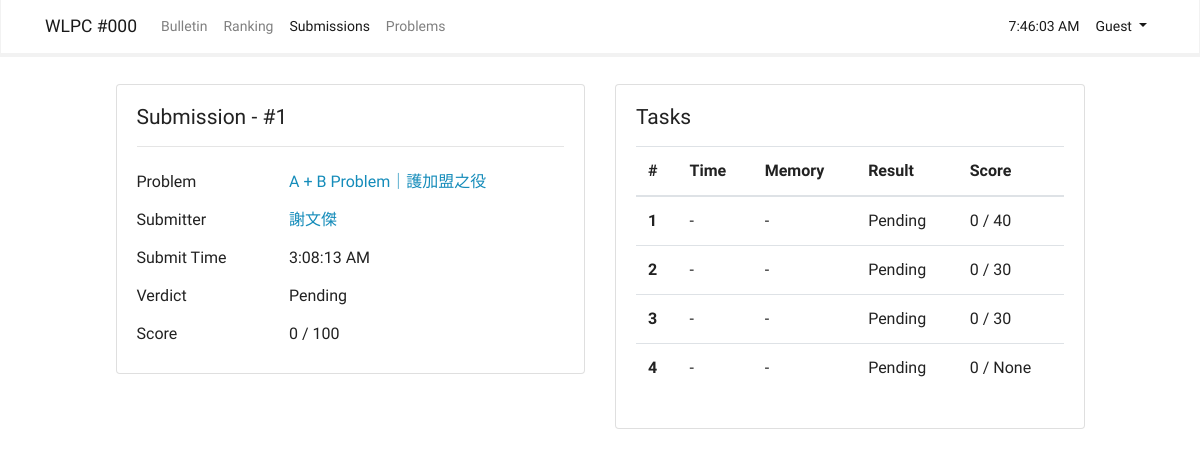
The page /submissions/1 on the database its author committed.
### app/models.py (models this page shows, shortened)
class Submission(db.Model):
    __tablename__ = 'submissions'
    id = db.Column(db.Integer, primary_key = True)
    pid = db.Column(db.Integer)
    uid = db.Column(db.Integer)
    code = db.Column(db.Text)
    code_hash = db.Column(db.String)
    time = db.Column(db.Integer)
    memory = db.Column(db.Integer)
    verdict = db.Column(db.String(10))
    score = db.Column(db.Integer)
    create_time = db.Column(db.DateTime)

class Problem(db.Model):
    __tablename__ = 'problems'
    id = db.Column(db.Integer, primary_key = True)
    title = db.Column(db.String)
    abbr = db.Column(db.String)
    content = db.Column(db.Text)
    content_html = db.Column(db.Text)
    total_score = db.Column(db.Integer)
    scoring_script = db.Column(db.Text)
    test_datas = db.relationship('TestData', backref = 'problem')

class User(UserMixin, db.Model):
    __tablename__ = 'users'
    id = db.Column(db.Integer, primary_key = True)
    email = db.Column(db.String(64), unique = True, index = True)
    username = db.Column(db.String(64), index = True)
    password_hash = db.Column(db.String(128))
    status = db.Column(db.Text)
    score = db.Column(db.Integer)
    @property
    def password(self):
        raise AttributeError('password is not a readable attribute')

class TestData(db.Model):
    __tablename__ = 'testdatas'
    id = db.Column(db.Integer, primary_key = True)
    pid = db.Column(db.Integer, db.ForeignKey('problems.id'))
    time_limit = db.Column(db.Integer)
    memory_limit = db.Column(db.Integer)
    input = db.Column(db.Text)
    answer = db.Column(db.Text)
    score = db.Column(db.Integer)

### app/submission/views.py (the view)
@submission.route('/submissions/<sid>')
def result(sid):
    submission = Submission.query.get_or_404(sid)
    problem = Problem.query.get(submission.pid)
    testdata = TestData.query.filter_by(pid = submission.pid)
    user = User.query.get(submission.uid)
    return render_template('submissions/result.html', current_time = datetime.utcnow(), submission = submission, user = user, problem = problem, testdata = testdata)

### app/templates/submissions/result.html (shortened to what this page needs)
{% extends "base.html" %}
{% block page_content %}
<div class="container" style="width: 90%">
    <div class="row">
        <div class="col-lg-6">
            <div class="card">
                <div class="card-body">
                    <h4 class="card-title mb-3">Submission - #{{ submission.id }}</h4>
                    <hr>
                    <div class="row">
                        <label class="col-sm-4 col-form-label">Problem</label>
                        <label class="col-sm-8 col-form-label"><a href="#">{{ problem.title }}</a></label>
                    </div>
                    <div class="row">
                        <label class="col-sm-4 col-form-label">Submitter</label>
                        <label class="col-sm-8 col-form-label"><a href="{{ url_for('submission.list_by_user', uid = submission.uid) }}">{{
                                user.username
                                }}</a></label>
                    </div>
                    <div class="row">
                        <label class="col-sm-4 col-form-label">Submit Time</label>
                        <label class="col-sm-8 col-form-label">{{ moment(submission.create_time).format('LTS') }}</label>
                    </div>
                    <div class="row">
                        <label class="col-sm-4 col-form-label">Verdict</label>
                        <label class="col-sm-8 col-form-label">{{ submission.verdict or '-' }}</label>
                    </div>
                    <div class="row">
                        <label class="col-sm-4 col-form-label">Score</label>
                        <label class="col-sm-8 col-form-label">{{ submission.score or 0 }} / {{ problem.total_score }}</label>
                    </div>
                </div>
            </div><br>
        </div>
        <div class="col-lg-6">
            <div class="card">
                <div class="card-body">
                    <h4 class="card-title mb-3">Tasks</h4>
                    <table class="table">
                        <thead>
                            <tr>
                                <th scope="col">#</th>
                                <th scope="col">Time</th>
                                <th scope="col">Memory</th>
                                <th scope="col">Result</th>
                                <th scope="col">Score</th>
                            </tr>
                        </thead>
                        <tbody>
                            {% for data in testdata %}
                            <tr>
                                <th scope="row">{{ loop.index }}</th>
                                <td>-</td>
                                <td>-</td>
                                <td>Pending</td>
                                <td>0 / {{ data.score }}</td>
                            </tr>
                            {% endfor %}
                    </table>
                </div>
            </div><br>
        </div>
    </div>
</div>
{% endblock %}

### rows shown on the page
Submission: id "1", create_time "3:08:13 AM", verdict "Pending", score "0"
Problem: title "A + B Problem｜護加盟之役", total_score "100"
User: username "謝文傑"
TestData: score "40"
TestData: score "30"
TestData: score "30"
TestData: score "None"

### other values the page prints
{{ config['CONTEST'] }} "WLPC #000"
